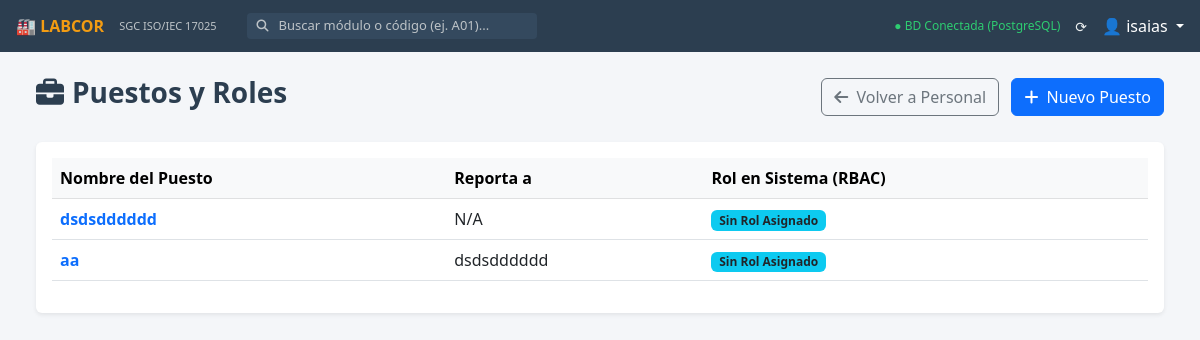
Page /a_m07/puestos/ (signed in) on the committed database.
### a_m07_roles_permisos/models.py (models this page shows, shortened)
class PerfilPuesto(models.Model):
    nombre = models.CharField(max_length=100, unique=True, verbose_name="Nombre del Puesto")
    reporta_a = models.ForeignKey('self', on_delete=models.SET_NULL, null=True, blank=True, related_name='subordinados', verbose_name="Reporta a")
    responsabilidades = models.TextField(verbose_name="Responsabilidades (ISO 5.5.b)")
    autoridades = models.TextField(verbose_name="Autoridades (ISO 5.5.c)")
    competencias_requeridas = models.TextField(verbose_name="Competencias Requeridas (ISO 6.2.2)")
    rol_sistema = models.ForeignKey(Group, on_delete=models.SET_NULL, null=True, blank=True, verbose_name="Rol en Sistema (RBAC)")
    class Meta:
        verbose_name = "Perfil de Puesto"
        verbose_name_plural = "Perfiles de Puesto"

### a_m07_roles_permisos/views.py (the view)
# urls.py: path('puestos/', views.lista_puestos, name='lista_puestos'),
@login_required
def lista_puestos(request):
    puestos = PerfilPuesto.objects.all()
    return render(request, 'a_m07_roles_permisos/lista_puestos.html', {'puestos': puestos})

### a_m07_roles_permisos/templates/a_m07_roles_permisos/lista_puestos.html (shortened to what this page needs)
{% extends 'base.html' %}
{% block content %}
<div class="container-fluid mb-5">
    <div class="d-flex justify-content-between align-items-center mb-4">
        <h3 class="fw-bold" style="color: #2c3e50;"><i class="fas fa-briefcase me-2"></i>Puestos y Roles</h3>
        <div>
            <a href="{% url 'a_m07_roles_permisos:lista_personal' %}" class="btn btn-outline-secondary me-2">
                <i class="fas fa-arrow-left me-1"></i> Volver a Personal
            </a>
            <a href="{% url 'a_m07_roles_permisos:crear_puesto' %}" class="btn btn-primary">
                <i class="fas fa-plus me-1"></i> Nuevo Puesto
            </a>
        </div>
    </div>
    <div class="card shadow-sm border-0">
        <div class="card-body">
            <table class="table table-hover align-middle">
                <thead class="table-light">
                    <tr>
                        <th>Nombre del Puesto</th>
                        <th>Reporta a</th>
                        <th>Rol en Sistema (RBAC)</th>
                    </tr>
                </thead>
                <tbody>
                    {% for puesto in puestos %}
                    <tr>
                        <td class="fw-bold text-primary">{{ puesto.nombre }}</td>
                        <td>{{ puesto.reporta_a.nombre|default:"N/A" }}</td>
                        <td>
                            <span class="badge bg-info text-dark">{{ puesto.rol_sistema.name|default:"Sin Rol Asignado" }}</span>
                        </td>
                    </tr>
                    {% empty %}
                    <tr>
                        <td colspan="3" class="text-center text-muted py-4">No hay perfiles de puesto registrados aún.</td>
                    </tr>
                    {% endfor %}
                </tbody>
            </table>
        </div>
    </div>
</div>
{% endblock %}

### templates/base.html (shortened to what this page needs)
{% load static %}
<!DOCTYPE html>
<html lang="es">
<head>
    <link href="https://cdn.jsdelivr.net/npm/bootstrap@5.3.0/dist/css/bootstrap.min.css" rel="stylesheet">
    <link rel="stylesheet" href="https://cdnjs.cloudflare.com/ajax/libs/font-awesome/6.4.0/css/all.min.css">
</head>
<body>
    <div class="topbar">
        <a href="{% url 'inicio' %}" class="topbar-brand">🏭 LABCOR</a>
        <span class="topbar-subtitle">SGC ISO/IEC 17025</span>
        <div class="search-container d-none d-md-flex">
            <i class="fas fa-search" style="color: #bdc3c7; font-size: 12px;"></i>
            <input type="text" id="searchInput" class="search-input" placeholder="Buscar módulo o código (ej. A01)...">
        </div>
        <div class="ms-auto d-flex align-items-center">
            <span style="font-size: 12px; color: #2ecc71; margin-right: 15px;">
                ● BD Conectada (PostgreSQL)
            </span>
            <span style="font-size: 14px; margin-right: 15px; cursor: pointer;">
                ⟳
            </span>
            <div class="dropdown">
                <a href="#" class="text-decoration-none text-white dropdown-toggle" data-bs-toggle="dropdown">
                    👤 {{ user.username|default:"Admin" }}
                </a>
            </div>
        </div>
    </div>
    <main class="main-content">
        {% block content %}
        {% endblock %}
    </main>
</body>
</html>

### templates/base.html (style rules this page uses)
:root { --bg-main: #f4f6f9; --bg-topbar: #2c3e50; --card-bg: #ffffff; --card-border: #dee2e6; --card-hover: #ebf5fb; --text-main: #2c3e50; }
body { background-color: var(--bg-main); color: var(--text-main); font-family: 'Segoe UI', system-ui, sans-serif; overflow-x: hidden; margin: 0; }
.topbar { background-color: var(--bg-topbar); height: 52px; position: fixed; top: 0; width: 100%; z-index: 1050; display: flex; align-items: center; padding: 0 16px; color: #ecf0f1; }
.topbar-brand { font-size: 16px; font-weight: bold; color: #f39c12; margin-right: 15px; text-decoration: none; }
.topbar-subtitle { font-size: 11px; color: #bdc3c7; margin-right: 30px; }
.search-container { display: flex; align-items: center; background-color: #34495e; border-radius: 4px; padding: 2px 10px; }
.search-input { background: transparent; border: none; color: white; outline: none; margin-left: 8px; width: 250px; font-size: 13px; }
.search-input::placeholder { color: #bdc3c7; }
.main-content { margin-left: 0; margin-top: 52px; padding: 24px; min-height: calc(100vh - 52px); }

### rows in the picture
PerfilPuesto: nombre "dsdsdddddd", reporta_a.nombre "N/A", rol_sistema.name "Sin Rol Asignado"
PerfilPuesto: nombre "aa", reporta_a.nombre "dsdsdddddd", rol_sistema.name "Sin Rol Asignado"

### other values in the picture
{{ user.username|default:"Admin" }} "isaias"
